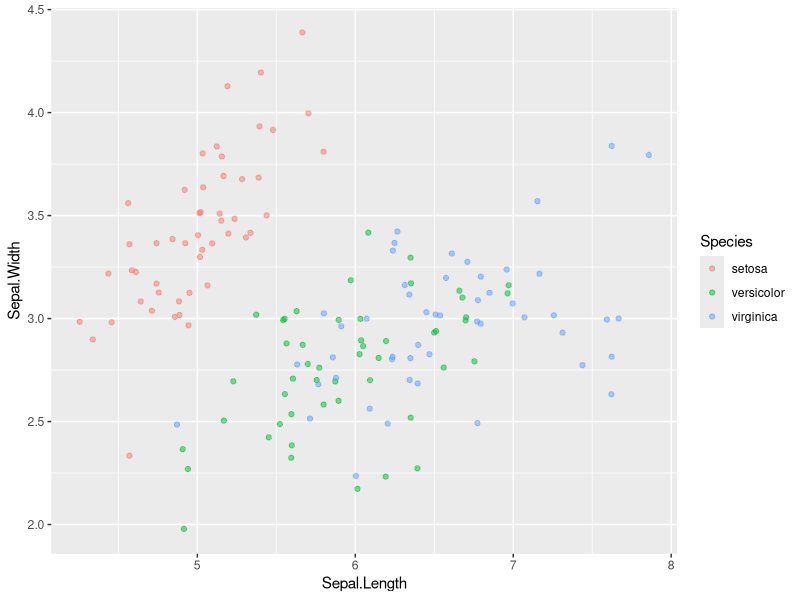
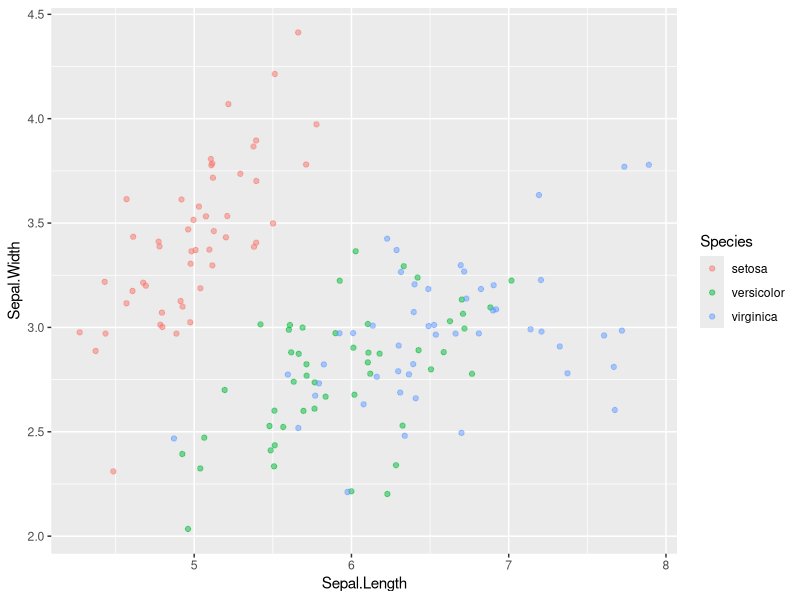
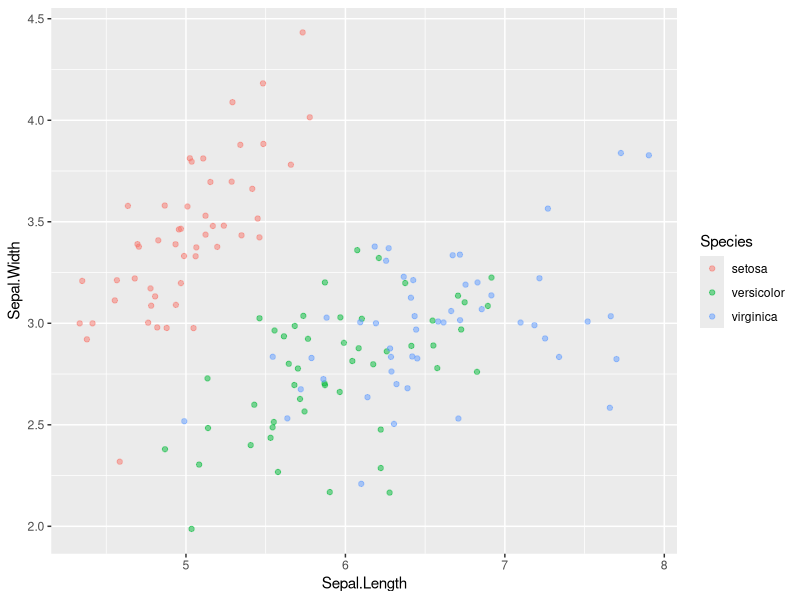

Generate these figures, in order, with R: (Note: this script raises an error after producing the figures.)
# Introduction to Data Visualization with ggplot2 ----

## scatter plots ----

# Restart Environment ----
rm(list = ls())

# Load library ----
#install.packages("tidyverse")
library(tidyverse)
library(readr)
library(ggplot2)

# Data structure ----
str(mtcars)

# Data Manipulation ----
mtcars <- mtcars %>%
  mutate(fcyl = factor(cyl))

mtcars <- mtcars %>%
  mutate(fam = factor(am,
                      levels = c(0, 1),
                      labels = c(0, 1)))

# Plot #1 ----
ggplot(iris, aes(Sepal.Length,
                 Sepal.Width,
                 color = Species)) +
  # Swap for jitter layer with width 0.1
  geom_jitter(alpha = 0.5,
              width = 0.1)

# Plot #2 ----
ggplot(iris, aes(Sepal.Length, Sepal.Width, color = Species)) +
  # Set the position to jitter
  geom_point(position = "jitter", alpha = 0.5)

# Plot #3 ----
ggplot(iris, aes(Sepal.Length, Sepal.Width, color = Species)) +
  # Set the position to jitter
  geom_point(alpha = 0.5, position = position_jitter(width = 0.1))


str(Vocab)